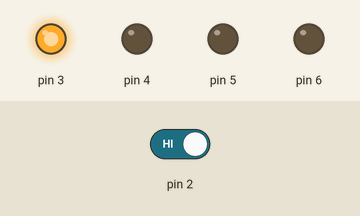
This sketch was run on a simulated Arduino Uno, built with avr-gcc and run on an emulated ATmega328P. Parts: output pins drawn as LEDs (lit = HIGH). Dashed ring = blinking. The inputs (shaded band) are chosen by the test bench; at power-on: pin 2 HIGH.

Above: at 8.8 s.
8.9 s: pin 2 driven LOW
At 10.6 s:
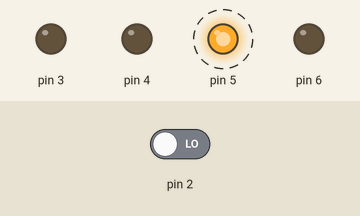
At 12.8 s:
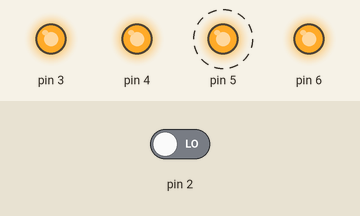
16.5 s: pin 2 driven HIGH
At 17.8 s:
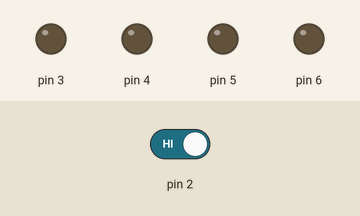
Timing chart, 0 to 29.5 s (numbered marks = the images above; inputs shaded):
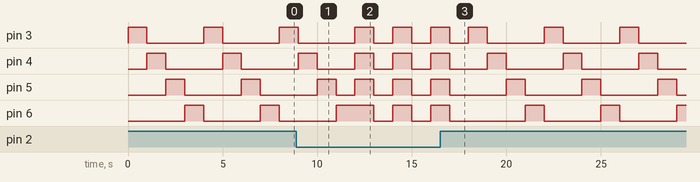

Measured:
- after the input at 8.9 s, pin 5: alternates HIGH for 1.0 s and LOW for 1.0 s, starting after 3.1 s
- after the input at 16.5 s, pin 5: alternates HIGH for 1.0 s and LOW for 3.0 s, starting after 3.5 s
- by itself, pin 3, pin 4, pin 6: repeats every 4.0 s: HIGH 1.0 s, LOW 3.0 s
- by itself, pin 5: alternates HIGH for 1.0 s and LOW for 3.0 s

The sketch:

spaceship1.ino
```cpp
int switchState = 0;

void setup() {
  // put your setup code here, to run once:
  pinMode(3, OUTPUT);
  pinMode(4, OUTPUT);
  pinMode(5, OUTPUT);
  pinMode(6 ,OUTPUT);
  pinMode(2, INPUT);

}

void loop() {
  // put your main code here, to run repeatedly:
  switchState = digitalRead(2);
  if (switchState == LOW) {
    digitalWrite(3,HIGH);
    digitalWrite(4,HIGH);
    digitalWrite(5,HIGH);
    digitalWrite(6,HIGH);
    delay(1000);
    digitalWrite(3,LOW);
    digitalWrite(4,LOW);
    digitalWrite(5,LOW);
    digitalWrite(6,LOW);
    delay(1000);
  } else {
    digitalWrite(3,HIGH);
    digitalWrite(4,LOW);
    digitalWrite(5,LOW);
    digitalWrite(6,LOW);
    delay(1000);
    digitalWrite(3,LOW);
    digitalWrite(4,HIGH);
    digitalWrite(5,LOW);
    digitalWrite(6,LOW);
    delay(1000);
    digitalWrite(3,LOW);
    digitalWrite(4,LOW);
    digitalWrite(5,HIGH);
    digitalWrite(6,LOW);
    delay(1000);
    digitalWrite(3,LOW);
    digitalWrite(4,LOW);
    digitalWrite(5,LOW);
    digitalWrite(6,HIGH);
    delay(1000);
  }
}
```
